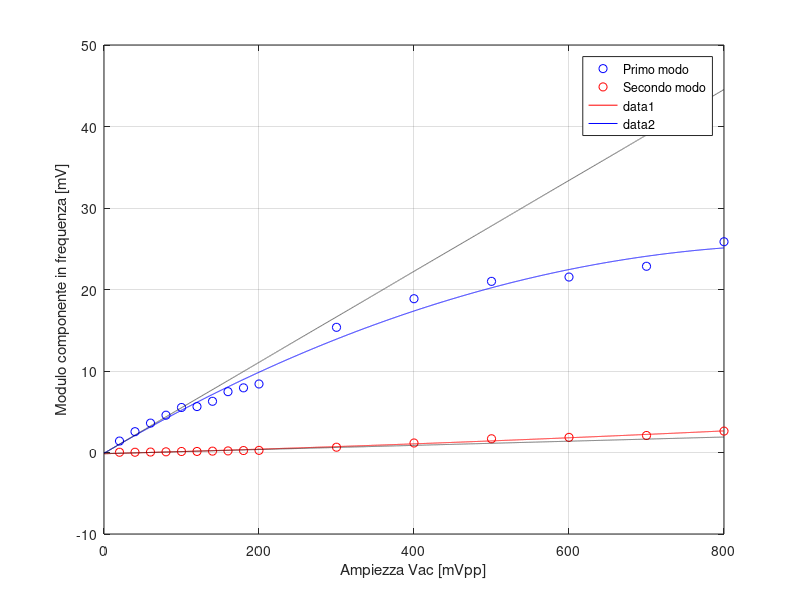
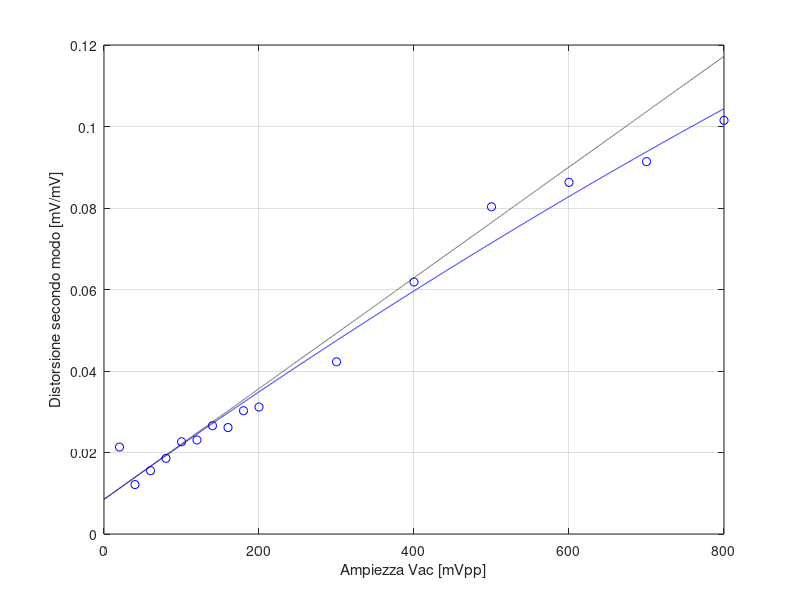

Write MATLAB code to recreate these figures, in order.
%% Script in cui ho messo le distorsioni misurate con FFT tramite l'altro script

% x = [100 150 200 300 400 500 600 700 800 900 1000];
% p1 = [3.351 4.888 5.603 9.249 11.04 13.17 13.97 14.37 14.77 15.31 16.17];
% p2 = [0.101 0.197 0.288 0.611 0.843 1.145 1.273 1.349 1.441 1.538 1.686];

% x = [100 150 200 300 400 500 600 700 800];
% p1 = [3.351 4.888 5.603 9.249 11.04 13.17 13.97 14.37 14.77];
% p2 = [0.101 0.197 0.288 0.611 0.843 1.145 1.273 1.349 1.441];

x = [20 40 60 80 100 120 140 160 180 200 300 400 500 600 700 800];
p1 = [1.406 2.556 3.606 4.578 5.522 5.635 6.284 7.465 7.934 8.408 15.36 18.87 21.00 21.53 22.85 25.86];
p2 = [0.030 0.031 0.056 0.085 0.125 0.130 0.167 0.195 0.240 0.262 0.649 1.167 1.686 1.858 2.088 2.625];

figure(1);
plot(x, p1, 'bo');
hold on
grid on
plot(x, p2, 'ro');
xlabel('Ampiezza Vac [mVpp]');
ylabel('Modulo componente in frequenza [mV]');


figure(2);
plot(x, p2./p1, 'bo');
hold on
grid on
xlabel('Ampiezza Vac [mVpp]');
ylabel('Distorsione secondo modo [mV/mV]');

poly1 = polyfit(x, p1, 2);
poly2 = polyfit(x, p2, 2);
polyd = polyfit(x, p2./p1, 2);

x = linspace(0, 800, 10000);

fit1 = poly1(1).*x.*x + poly1(2).*x + poly1(3);
fit2 = poly2(1).*x.*x + poly2(2).*x + poly2(3);
fitd = polyd(1).*x.*x + polyd(2).*x + polyd(3);

figure(1);
plot(x, fit1, 'b');
plot(x, fit2, 'r');
legend('Primo modo', 'Secondo modo')

linear1 = poly1(2).*x + poly1(3);
linear2 = poly2(2).*x + poly2(3);
lineard = polyd(2).*x + polyd(3);
plot(x, linear1, 'k--','HandleVisibility','off');
plot(x, linear2, 'k--','HandleVisibility','off');


figure(2);
plot(x, fitd, 'b');
plot(x, lineard, 'k--');
